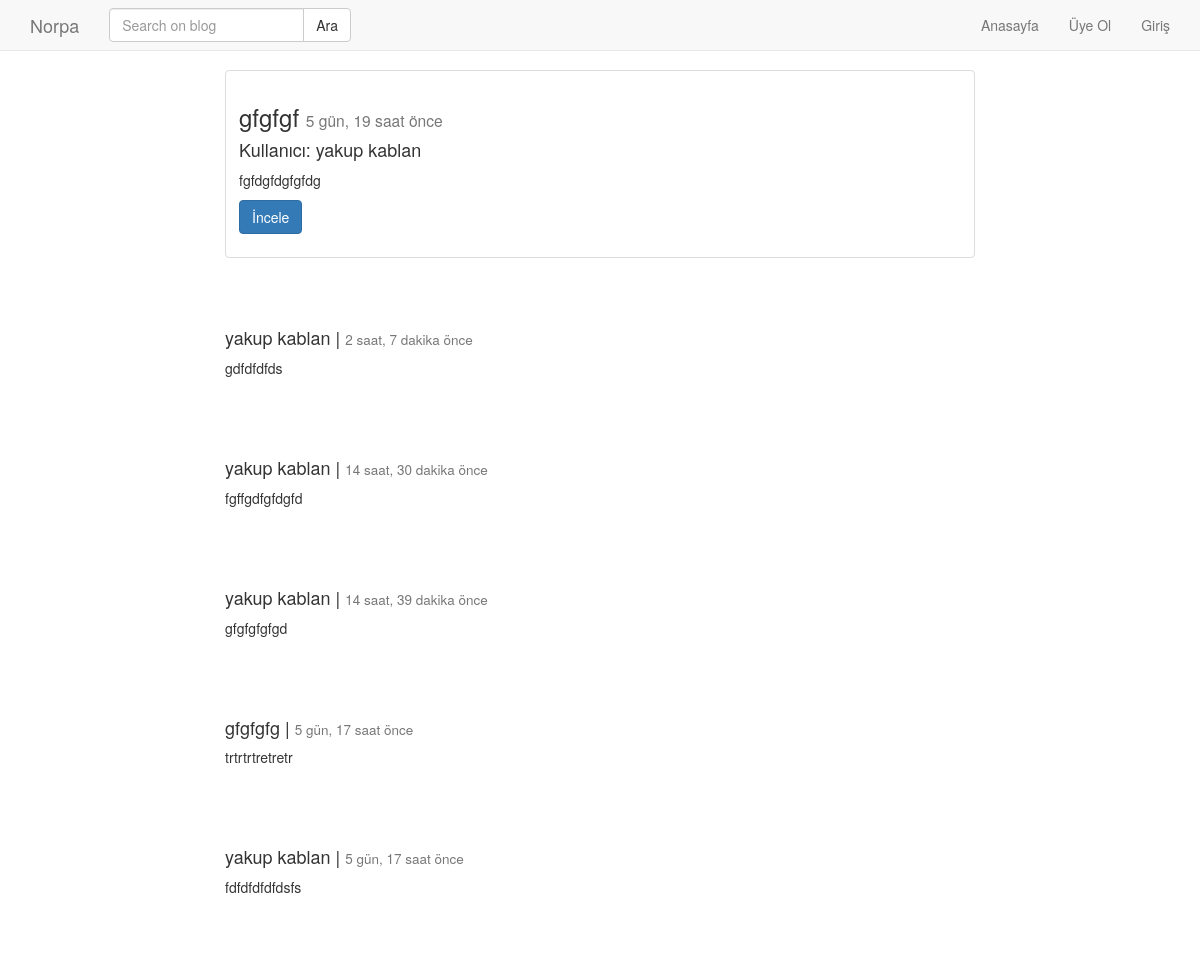
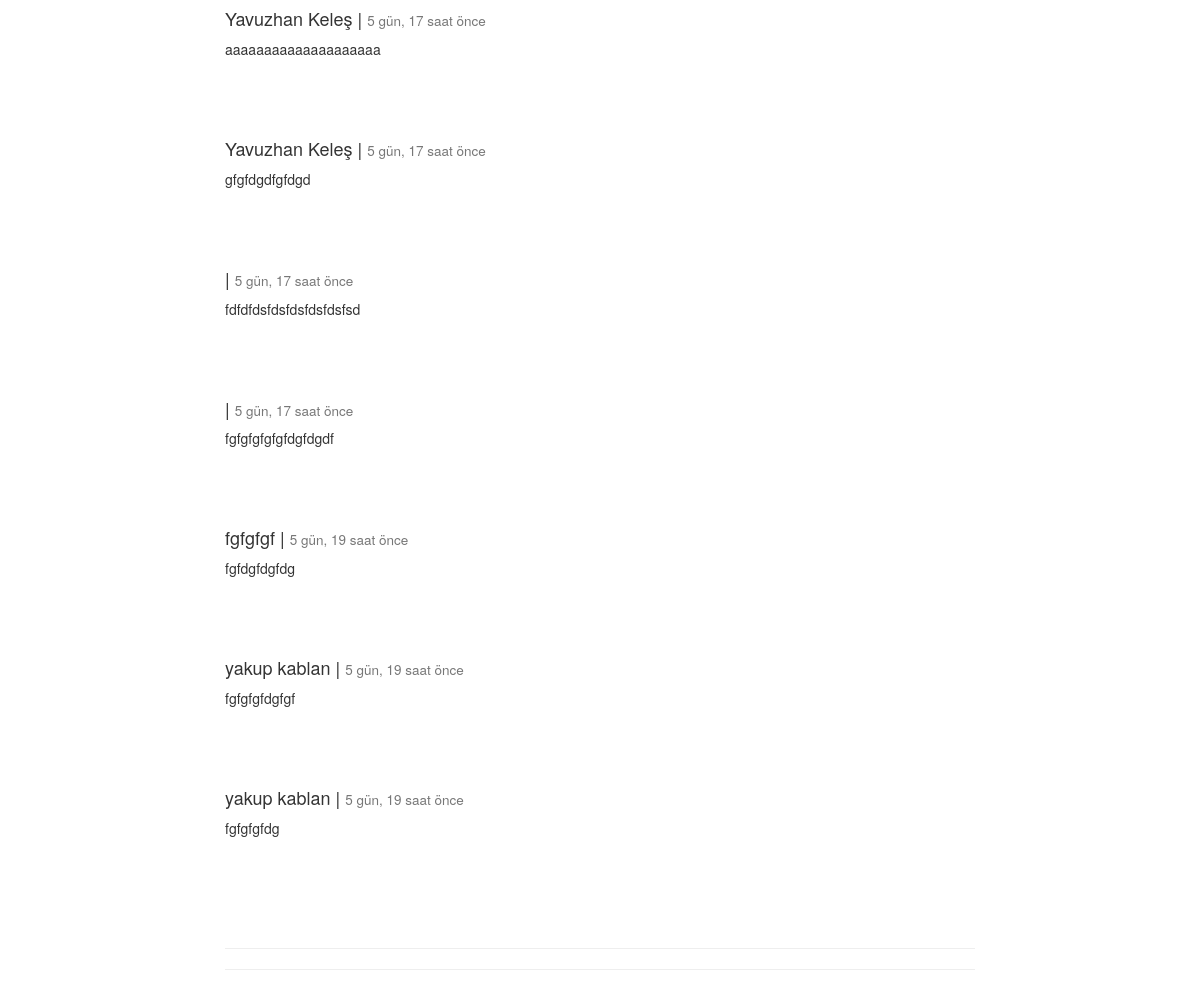
Screenshot of /post/detail/gfgfgf-1/ with the database file from the repository (2 pictures, top to bottom).
### post/models.py (models this page shows, shortened)
class Post(models.Model):
    user = models.ForeignKey('auth.User', on_delete=models.CASCADE, verbose_name="Yazar", related_name='posts')
    title = models.CharField(max_length=120, verbose_name="Başlık")
    content = RichTextField(verbose_name="İçerik")
    publishing_date = models.DateTimeField(verbose_name="Yayımlanma Tarihi", auto_now_add=True)
    image = models.FileField(blank=True, null=True, verbose_name="Resim")
    checked = models.BooleanField(default=False)
    slug = models.SlugField(unique=True, editable=False, max_length=130)
    def get_absolute_url(self):
        return reverse('postt:detail', kwargs={'slug': self.slug})
    class Meta:
        ordering = ['-publishing_date']

class Comment(models.Model):
    post = models.ForeignKey(Post, on_delete=models.CASCADE, related_name='comments')
    name = models.CharField(max_length=200, verbose_name="İsim")
    content = models.TextField(verbose_name="Yorum")
    publishing_date = models.DateTimeField(auto_now_add=True)
    class Meta:
        ordering = ['-publishing_date']

### post/views.py (the view)
# urls.py: path('detail/<slug:slug>/', post_detail, name='detail'),
def post_detail(request, slug):
    post = get_object_or_404(Post, slug=slug)
    form = CommentForm(request.POST or None)
    if form.is_valid():
        comment = form.save(commit=False)
        comment.post = post
        comment.save()
        return HttpResponseRedirect(post.get_absolute_url())
    else:
        if request.user.is_authenticated:
            form = CommentForm(isim=request.user.get_full_name, ornek='bu bir örnek alandır. modelde olmayan bir alan oluşturldu')
    comments = post.comments.all()
    context = {
        'post': post,
        'form': form,
        'comments': comments
    }
    return render(request, 'post/detail.html', context)

### post/forms.py
class CommentForm(forms.ModelForm):
    class Meta:
        model = Comment
        fields = ['name', 'content']
    def __init__(self, *args, **kwargs):
        self.name = kwargs.pop('isim', None)
        self.ornekk = kwargs.pop('ornek', None)
        super().__init__(*args, **kwargs)
        name = forms.CharField()
        self.fields['ornek'] = forms.CharField(initial=self.ornekk)
        if name is not None:
            self.fields['name']= forms.CharField(initial=self.name)
            if self.name:
                self.fields['name'].widget.attrs['readonly'] = True

### templates/post/detail.html (shortened to what this page needs)
{% extends 'base.html' %}
{% block body %}
<div class="container">
<div class="row">
    <div class="col-md-8 col-md-offset-2">
      <div class="thumbnail">
        <div class="caption">
          <h3>{{ post.title }} <small> {{post.publishing_date | timesince}} önce</small></h3>
          <h4>Kullanıcı: {{post.user.get_full_name}}</h4>
          <p>{{post.content |safe| linebreaks}}</p>
          <p>
                <a href="{{post.get_absolute_url}}" class="btn btn-primary" role="button">İncele</a>
          </p>
        </div>
      </div>
      <br><br>
        {% for comment in comments%}
            <h4>{{comment.name}} | <small>{{comment.publishing_date | timesince}} önce </small></h4>
            <p>{{comment.content | linebreaks}}</p>
            <br><br><br>
        {% endfor%}
      <br><hr>
      <hr>
    </div>
</div>
</div>
{% endblock %}

### static/css/style.css (style rules this page uses)
body { padding-top: 70px; }

### rows the page displays
Post: title "gfgfgf", publishing_date "5 gün, 19 saat", user.get_full_name "yakup kablan", content "fgfdgfdgfgfdg"
Comment: name "yakup kablan", publishing_date "2 saat, 7 dakika", content "gdfdfdfds"
Comment: name "yakup kablan", publishing_date "14 saat, 30 dakika", content "fgffgdfgfdgfd"
Comment: name "yakup kablan", publishing_date "14 saat, 39 dakika", content "gfgfgfgfgd"
Comment: name "gfgfgfg", publishing_date "5 gün, 17 saat", content "trtrtrtretretr"
Comment: name "yakup kablan", publishing_date "5 gün, 17 saat", content "fdfdfdfdfdsfs"
Comment: name "Yavuzhan Keleş", publishing_date "5 gün, 17 saat", content "aaaaaaaaaaaaaaaaaaaa"
Comment: name "Yavuzhan Keleş", publishing_date "5 gün, 17 saat", content "gfgfdgdfgfdgd"
Comment: publishing_date "5 gün, 17 saat", content "fdfdfdsfdsfdsfdsfdsfsd"
Comment: publishing_date "5 gün, 17 saat", content "fgfgfgfgfgfdgfdgdf"
Comment: name "fgfgfgf", publishing_date "5 gün, 19 saat", content "fgfdgfdgfdg"
Comment: name "yakup kablan", publishing_date "5 gün, 19 saat", content "fgfgfgfdgfgf"
Comment: name "yakup kablan", publishing_date "5 gün, 19 saat", content "fgfgfgfdg"
